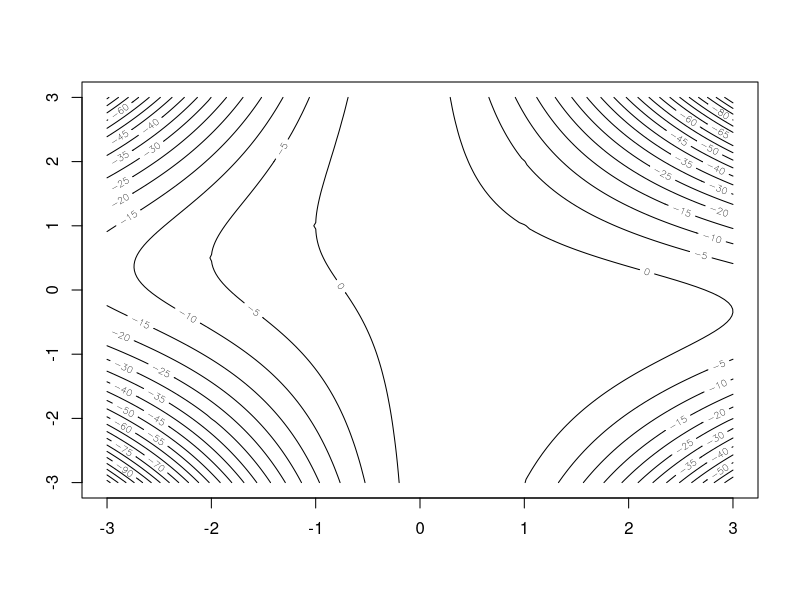

Here is the R script that generated this plot:
## ---- chunk 1
knitr::opts_chunk$set(echo = TRUE)
## ---- chunk 2
# function g to be maximized
g <- function(x,y) {
  return(-x^2 - x^2 * y^2 - 2 * x * y + 2 * x + 2)
}

# partial derivative x for function g
deriv_x <- function(x, y) {
  return(-2 * x - 2 * x * y^2 - 2 * y + 2)
}

# partial derivative y for function g
deriv_y <- function(x, y) {
  return(-2 * x^2 * y - 2 * x)
}

# gradient for function g
gradient <- function (x, y) {
  return(c(deriv_x(x,y), deriv_y(x,y)))
}

# second partial derivative x for function g
deriv_x_11 <- function(x, y) {
  return(-2 - 2 * y^2)
}

# second partial derivative x/y for function g
deriv_x_12 <- function(x, y) {
  return(-4 * x * y - 2)
}

# second partial derivative y for function g
deriv_y_22 <- function(x, y) {
  return(-2 * x^2)
}

# hessian matrix for function g
hessian_g <- function(x, y) {
  return(matrix(c(deriv_x_11(x,y), deriv_x_12(x,y), deriv_x_12(x,y), deriv_y_22(x,y)), nrow = 2, ncol = 2))
}

# produce a contour plot
xgrid <- seq(-3,3, by=0.05)
ygrid <- seq(-3,3, by=0.05)
length_x <- length(xgrid)
length_y <- length(ygrid)
dxy <- length_x * length_y
gxy <- matrix(rep(NA,dxy), nrow = length_x)
for ( i in 1:length_x) {
  for ( j in 1:length_y) {
    gxy[i, j] <- g(xgrid[i], ygrid[j])
  }
}

mgxy <- matrix(gxy, nrow = length_x, ncol = length_y)
contour(xgrid, ygrid, mgxy, nlevels=40)

## ---- chunk 3
# newton function
newton_g <- function(x,y, eps=0.0001) {
  xt <- c(x,y)
  xt1 <- c(x,y) + 2

  while( t(xt1 -xt) %*% (xt1 -xt) > eps) {
    xt1 <- xt
    xt <- xt1 - solve(hessian_g(xt[1] , xt[2])) %*% gradient(xt[1],xt[2])
  }
  return(xt)
}
## ---- chunk 4
# check definiteness of a hessian matrix
check_definiteness <- function(matrix) {
  eigenvalues <- eigen(matrix)$values
  if (all(eigenvalues > 0)) {
    cat("This Hessian Matrix is positive definite.\n")
  } else if (all(eigenvalues < 0)) {
    cat("This Hessian Matrix is negative definite.\n")
  } else {
    cat("This Hessian Matrix is neither positive nor negative definite.\n")
  }
}

# using different starting points for newton method
cat("========================================================")
converges_point1 <- newton_g(2,0)
cat("1) using starting points: (x,y) =(2,0), the newton method coverges to point: \n")
converges_point1

grad_point1 <- gradient(converges_point1[1],converges_point1[2])
cat("the corresponding gradient is: \n")
grad_point1

hessian_point1 <- hessian_g(converges_point1[1],converges_point1[2])
cat("the corresponding hessian matrix is: \n")
hessian_point1

check_definiteness(hessian_point1)

cat("========================================================")

converges_point2 <- newton_g(-1,-2)
cat("2) using starting points: (x,y) =(-1,-2) \n")
converges_point2

grad_point2 <- gradient(converges_point2[1],converges_point2[2])
cat("the corresponding gradient is: \n")
grad_point2

hessian_point2 <- hessian_g(converges_point2[1],converges_point2[2])
cat("the corresponding hessian matrix is: \n")
hessian_point2

check_definiteness(hessian_point2)

cat("========================================================")

converges_point3 <- newton_g(0,1)
cat("3) using starting points: (x,y) =(0,1) \n")
converges_point3

grad_point3 <- gradient(converges_point3[1],converges_point3[2])
cat("the corresponding gradient is: \n")
grad_point3

hessian_point3 <- hessian_g(converges_point3[1],converges_point3[2])
cat("the corresponding hessian matrix is: \n")
hessian_point3

check_definiteness(hessian_point3)

cat("========================================================")

converges_point4 <- newton_g(1,-1)
cat("4) using starting points: (x,y) =(1,-1) \n")
converges_point4

grad_point4 <- gradient(converges_point4[1],converges_point4[2])
cat("the corresponding gradient is: \n")
grad_point4

hessian_point4 <- hessian_g(converges_point4[1],converges_point4[2])
cat("the corresponding hessian matrix is: \n")
hessian_point4

check_definiteness(hessian_point4)

## ---- chunk 5
g <- function(x,y) {
  
}
## ---- chunk 6
# Define the log-likelihood function
log_likelihood <- function(beta, x, y) {
  p <- 1 / (1 + exp(-beta[1] - beta[2]*x))
  sum(y * log(p) + (1 - y) * log(1 - p))
}

# Define the gradient of the log-likelihood function
gradient <- function(beta, x, y) {
  p <- 1 / (1 + exp(-beta[1] - beta[2]*x))
  db0 <- sum(y - p)
  db1 <- sum((y - p) * x)
  c(db0, db1)
}

# Steepest ascent function
steepest_ascent <- function(beta_start, x, y, tol=1e-5, alpha0=1) {
  beta <- beta_start
  log_likelihood_count <- 0
  gradient_count <- 0
  conv <- 999
  while (conv > tol) {
    alpha <- alpha0
    beta_old <- beta
    beta <- beta_old + alpha * gradient(beta_old, x, y)
    gradient_count <- gradient_count + 1
    while (log_likelihood(beta, x , y) < log_likelihood(beta_old, x , y)) {
      alpha <- alpha/2
      beta <- beta_old + alpha * gradient(beta_old, x , y)
      gradient_count <- gradient_count + 1
      log_likelihood_count <- log_likelihood_count + 2
    }
    conv <- sum((beta - beta_old) * (beta - beta_old))
  }
  result <- list(coefficients=c(beta0=beta[1],beta1=beta[2]), counts=c(func_count=log_likelihood_count, gradien_count=gradient_count))
  return(result)
}

## ---- chunk 7
# drug and placebo data
x <- c(0, 0, 0, 0.1, 0.1, 0.3, 0.3, 0.9, 0.9, 0.9)
y <- c(0, 0, 1, 0, 1, 1, 1, 0, 1, 1)

# Initial values for beta
beta_start <- c(-0.2, 1)

# Compute the ML estimator
ml_estimator_result <- steepest_ascent(beta_start, x, y)

# Print the results
print(ml_estimator_result)

## ---- chunk 8
# BFGS
result_bfgs <- optim(beta_start, log_likelihood, gradient, x=x, y=y, method="BFGS", control = list(fnscale = -1))
print(result_bfgs)

# Nelder-Mead
result_nelder <- optim(beta_start, log_likelihood, gradient, x=x, y=y, method="Nelder-Mead", control = list(fnscale = -1))
print(result_nelder)

## ---- chunk 9
# Fit the model
fit <- glm(y ~ x, family=binomial(link="logit"))

# Print the results
print(summary(fit))

